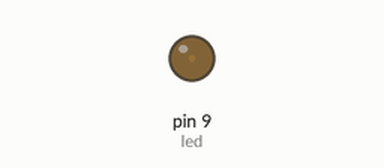
Recording of a sketch running on a simulated Arduino Uno, built with avr-gcc and run on an emulated ATmega328P. On the bench: output pins drawn as LEDs (lit = HIGH).

Above: at 0.05 s.
At 1.15 s:
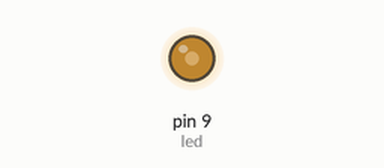
At 2.3 s:
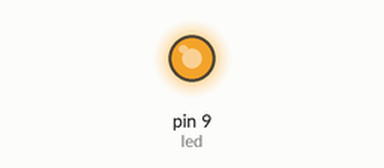
At 4.55 s:
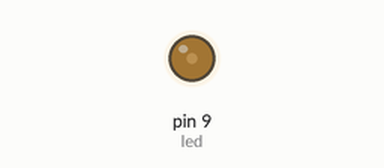
Timing chart, 0 to 6.6 s (numbered marks = the images above):
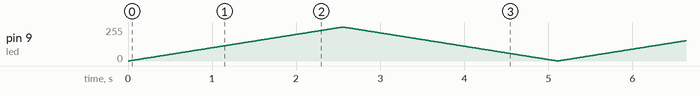

The sketch:

_5_5_fadeled.ino
```cpp
int led = 9;
int i =0; // guess it!

void setup(){
  pinMode(led, OUTPUT);
}


void loop(){
  for (i=0; i<255; i++) { //(fade in) 0 ->254
    analogWrite(led, i);  //led brightness
    delay(10);            //to see the change
  }

  for (i = 255; i>0; i--){  //fade out 255->1
    analogWrite(led, i);
    delay(10);
  }

}
```
